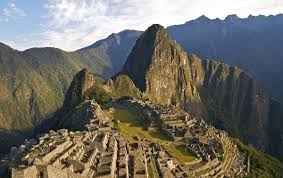
#> input picture basics_resources_and_outputs/mountain.jpg, 283 x 178 px
$ jupyter execute color_space.ipynb
#> lines starting #> are read from the running program, lines starting #| are printed output that depends on the picture
[cell 1]
import cv2

[cell 2]
# reading image

bgr_image = cv2.imread("../basics_resources_and_outputs/mountain.jpg") # opencv by default color format is bgr
#> bgr_image is the input picture: shape (178, 283, 3); mean B, G, R 103.5, 110.9, 113.7

[cell 3]
# converting to grayscale

gray_image = cv2.cvtColor(bgr_image, cv2.COLOR_BGR2GRAY)
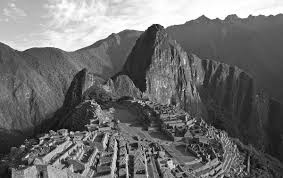
#> gray_image: shape (178, 283); min 0, max 255, mean 110.9
cv2.imwrite("../basics_resources_and_outputs/gray_mountain.jpg",gray_image)
#> Out = True

[cell 4]
# converting to hsv
hsv_image = cv2.cvtColor(bgr_image,cv2.COLOR_BGR2HSV)
#> hsv_image: shape (178, 283, 3); mean H, S, V 62, 79.5, 125.7
cv2.imwrite("../basics_resources_and_outputs/hsv_mountain.jpg",hsv_image)
#> Out = True

[cell 5]
# converting to LAB format
lab_image = cv2.cvtColor(bgr_image,cv2.COLOR_BGR2LAB)
#> lab_image: shape (178, 283, 3); mean of channels 0, 1, 2 116.9, 128.9, 132.7
cv2.imwrite("../basics_resources_and_outputs/LAB_mountain.jpg",lab_image)
#> Out = True

[cell 6]
# convert to RGB format
rgb_image = cv2.cvtColor(bgr_image,cv2.COLOR_BGR2RGB)
cv2.imwrite("../basics_resources_and_outputs/rgb_mountain.jpg",rgb_image)
#> Out = True
